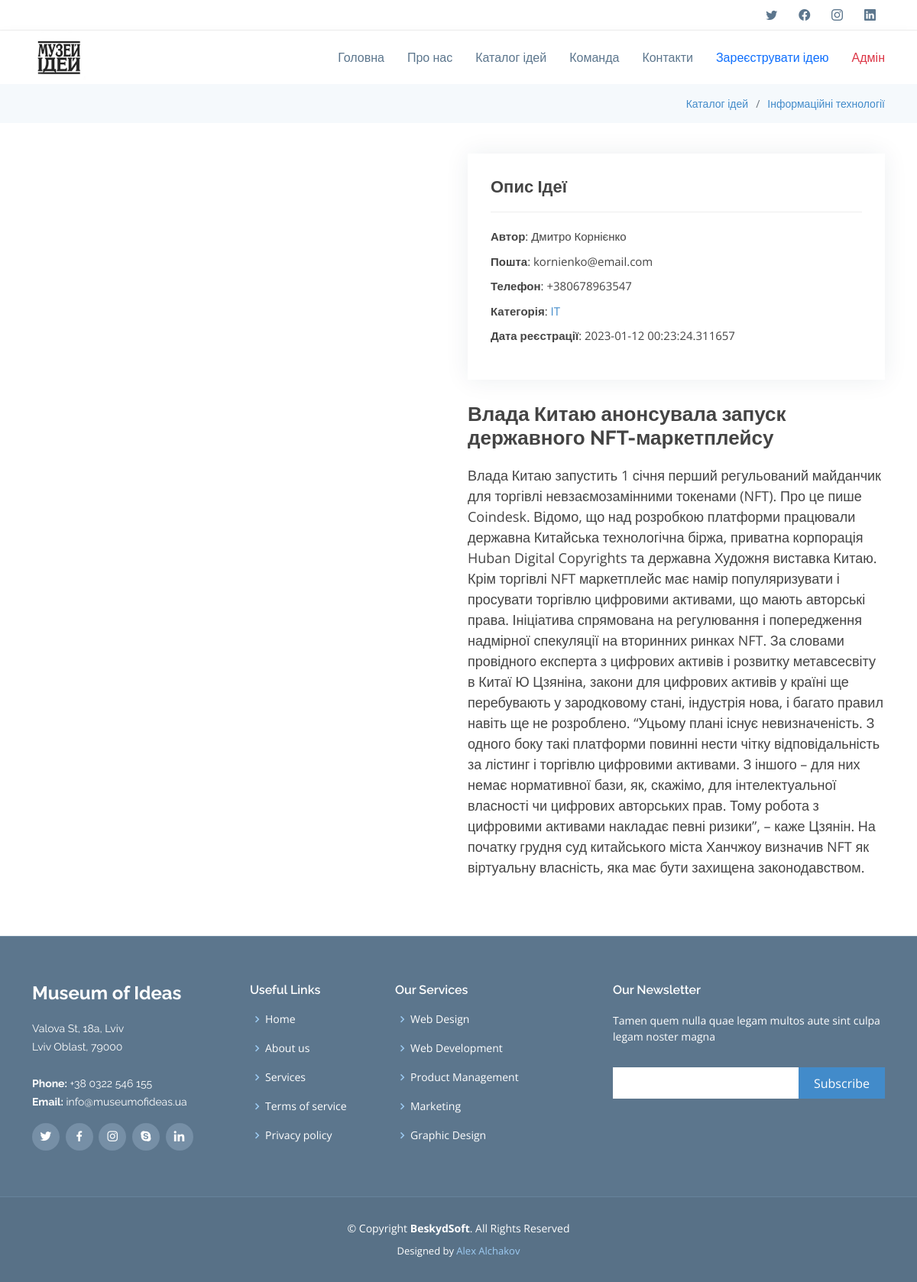
The page /ideas/1 on the database its author committed.
### app.py (models this page shows, shortened)
class Idea(db.Model):
    id = db.Column(db.Integer, primary_key=True, autoincrement=True)
    author = db.Column(db.String(50), nullable=False)
    email = db.Column(db.String(50), nullable=False)
    phone = db.Column(db.String(50), nullable=False)
    category = db.Column(db.String(50), nullable=False)
    title = db.Column(db.String(100), nullable=False)
    intro = db.Column(db.String(350), nullable=False)
    description = db.Column(db.Text, nullable=False)
    date = db.Column(db.DateTime, default=datetime.now)
    published = db.Column(db.Boolean, default=False)
    archive = db.Column(db.Boolean, default=False)

### app.py (the view)
@app.route('/ideas/<int:id>')
def get_idea(id):
    idea = Idea.query.get(id)
    return render_template('idea.html', idea=idea)

### templates/idea.html (shortened to what this page needs)
{% extends 'base_idea.html' %}
{% block body %}
  <section class="breadcrumbs">
      <div class="container">
          <div class="d-flex justify-content-end">
              <ol>
                  <li><a href="../index.html#catalog">Каталог ідей</a></li>
                  <li><a href="../urbanism.html">Інформаційні технології</a></li>
              </ol>
          </div>
      </div>
  </section>
  <main>
    <section id="portfolio-details" class="portfolio-details">
      <div class="container" data-aos="fade-up">
        <div class="row gy-4">
          <div class="col-lg-6">
            <div class="portfolio-details-slider swiper">
              <div class="swiper-wrapper align-items-center">
                <div class="swiper-slide">
                </div>
              </div>
            </div>
          </div>
          <div class="col-lg-6">
            <div class="portfolio-info">
              <h3>Опис Ідеї</h3>
              <ul>
                <li><strong>Автор</strong>: {{ idea.author}} </li>
                <li><strong>Пошта</strong>: {{ idea.email}} </li>
                <li><strong>Телефон</strong>: {{ idea.phone}} </li>
                <li><strong>Категорія</strong>: <a href="../urbanism.html"> {{ idea.category}} </a></li>
                <li><strong>Дата реєстрації</strong>: {{ idea.date }} </li>
              </ul>
            </div>
            <div class="portfolio-description">
              <h2> {{ idea.title }} </h2>
              <p>
                 {{ idea.description }}
              </p>
            </div>
          </div>
        </div>
      </div>
    </section>
  </main>
{% endblock %}

### static/css/style.css (style rules this page uses)
body { font-family: "Open Sans", sans-serif; font-size: 18px; color: #444; }
a { color: #428bca; text-decoration: none; }
h1, h2, h3, h4, h5, h6, .font-primary { font-family: "Raleway", sans-serif; }
section { padding: 60px 0; overflow: hidden; }
.breadcrumbs { padding: 15px 0; background-color: #f5f9fc; min-height: 40px; }
.breadcrumbs ol { display: flex; flex-wrap: wrap; list-style: none; padding: 0; margin: 0; font-size: 14px; }
.breadcrumbs ol li+li { padding-left: 10px; }
.breadcrumbs ol li+li::before { display: inline-block; padding-right: 10px; color: #6c757d; content: "/"; }
.portfolio-details { padding-top: 40px; }
.portfolio-details .portfolio-info { padding: 30px; box-shadow: 0px 0 30px rgba(31, 53, 72, 0.08); }
.portfolio-details .portfolio-info h3 { font-size: 22px; font-weight: 700; margin-bottom: 20px; padding-bottom: 20px; border-bottom: 1px solid #eee; }
.portfolio-details .portfolio-info ul { list-style: none; padding: 0; font-size: 15px; }
.portfolio-details .portfolio-info ul li+li { margin-top: 10px; }
.portfolio-details .portfolio-description { padding-top: 30px; }
.portfolio-details .portfolio-description h2 { font-size: 26px; font-weight: 700; margin-bottom: 20px; }
.portfolio-details .portfolio-description p { padding: 0; }
section, article { margin: 0 0 0 0; }
section > :last-child, article > :last-child, section:last-child, article:last-child { margin-bottom: 0; }

### rows shown on the page
Idea: author "Дмитро Корнієнко", email "kornienko@email.com", phone "+380678963547", category "IT", date "2023-01-12 00:23:24.311657", title "Влада Китаю анонсувала запуск державного NFT-маркетплейсу", description "Влада Китаю запустить 1 січня перший регульований майданчик для торгівлі невзаємозамінними токенами (NFT). Про це пише Coindesk. Відомо, що над розробкою платформи працювали державна Китайська технологічна біржа, приватна корпорація Huban Digital Copyrights та державна Художня виставка Китаю. Крім торгівлі NFT маркетплейс має намір популяризувати і просувати торгівлю цифровими активами, що мають авторські права. Ініціатива спрямована на регулювання і попередження надмірної спекуляції на вторинних ринках NFT. За словами провідного експерта з цифрових активів і розвитку метавсесвіту в Китаї Ю Цзяніна, закони для цифрових активів у країні ще перебувають у зародковому стані, індустрія нова, і…"
